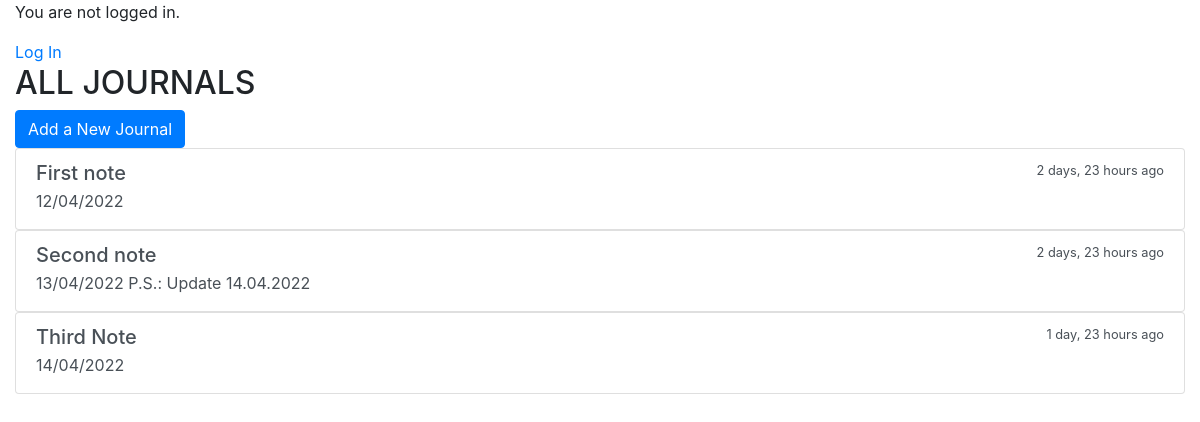
/journal/list, run on the app's committed database.
### journal/models.py (models this page shows, shortened)
class Journal(models.Model):
    title = models.CharField(max_length=100, blank=False)
    description = models.TextField()
    date_created = models.DateTimeField(auto_now_add=True)
    class Meta:
        ordering = ['date_created']

### journal/views.py (the view)
# urls.py: path('journal/list', views.JournalListView.as_view(), name='journal_list'),
class JournalListView(ListView):
    model = Journal
    template_name = 'journal/journal_list.html'
    context_object_name = 'journal_list'

### templates/journal/journal_list.html (shortened to what this page needs)
{% extends "journal/base.html" %}
{% load humanize %}
{% block content %}
<h2>ALL JOURNALS</h2>
<a href="create_journal"><button class="btn btn-primary" type = "submit">Add a New Journal</button></a>
<div>
   {% for journal in journal_list %}
   <div class="list-group">
      <a href=" " class="list-group-item list-group-item-action flex-column align-items-start">
         <div class="d-flex w-100 justify-content-between">
            <h5 class="mb-1">{{ journal.title }}</h5>
            <small>{{ journal.date_created|naturaltime }}</small>
         </div>
         <p class="mb-1">{{ journal.description|truncatechars:120}}</p>
      </a>
   </div>
   {% endfor %}
   {% endblock %}

### data on the page
Journal: title "First note", date_created "2 days, 23 hours ago", description "12/04/2022"
Journal: title "Second note", date_created "2 days, 23 hours ago", description "13/04/2022 P.S.: Update 14.04.2022"
Journal: title "Third Note", date_created "1 day, 23 hours ago", description "14/04/2022"
